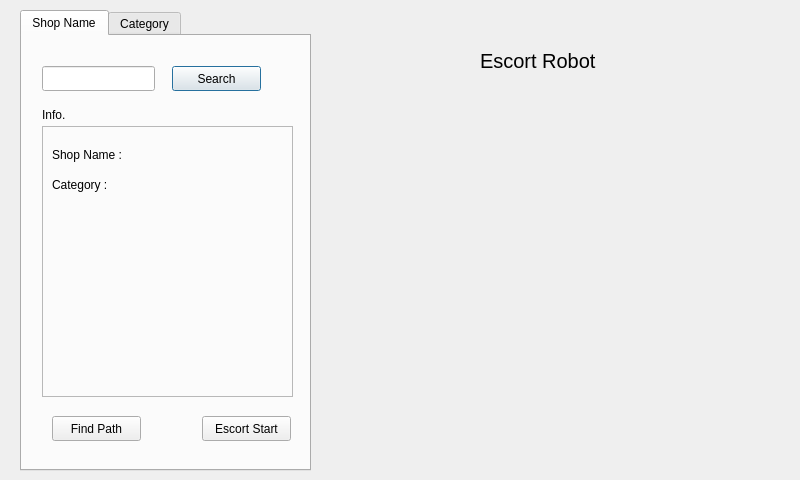
<?xml version="1.0" encoding="UTF-8"?>
<ui version="4.0">
 <class>GuiApplication</class>
 <widget class="QDialog" name="GuiApplication">
  <property name="geometry">
   <rect>
    <x>0</x>
    <y>0</y>
    <width>800</width>
    <height>480</height>
   </rect>
  </property>
  <property name="windowTitle">
   <string>Dialog</string>
  </property>
  <widget class="QTabWidget" name="tabWidget">
   <property name="geometry">
    <rect>
     <x>20</x>
     <y>10</y>
     <width>291</width>
     <height>461</height>
    </rect>
   </property>
   <property name="currentIndex">
    <number>0</number>
   </property>
   <widget class="QWidget" name="tab">
    <attribute name="title">
     <string>Shop Name</string>
    </attribute>
    <widget class="QLineEdit" name="NameEdit">
     <property name="geometry">
      <rect>
       <x>20</x>
       <y>30</y>
       <width>113</width>
       <height>25</height>
      </rect>
     </property>
     <property name="text">
      <string/>
     </property>
    </widget>
    <widget class="QPushButton" name="SearchButton">
     <property name="geometry">
      <rect>
       <x>150</x>
       <y>30</y>
       <width>89</width>
       <height>25</height>
      </rect>
     </property>
     <property name="text">
      <string>Search</string>
     </property>
    </widget>
    <widget class="QLabel" name="label_3">
     <property name="geometry">
      <rect>
       <x>20</x>
       <y>70</y>
       <width>67</width>
       <height>17</height>
      </rect>
     </property>
     <property name="text">
      <string>Info.</string>
     </property>
    </widget>
    <widget class="QFrame" name="frame_2">
     <property name="geometry">
      <rect>
       <x>20</x>
       <y>90</y>
       <width>251</width>
       <height>271</height>
      </rect>
     </property>
     <property name="frameShape">
      <enum>QFrame::StyledPanel</enum>
     </property>
     <property name="frameShadow">
      <enum>QFrame::Raised</enum>
     </property>
     <widget class="QLabel" name="label_4">
      <property name="geometry">
       <rect>
        <x>10</x>
        <y>20</y>
        <width>91</width>
        <height>17</height>
       </rect>
      </property>
      <property name="text">
       <string>Shop Name :</string>
      </property>
     </widget>
     <widget class="QLabel" name="label_5">
      <property name="geometry">
       <rect>
        <x>10</x>
        <y>50</y>
        <width>81</width>
        <height>17</height>
       </rect>
      </property>
      <property name="text">
       <string>Category :</string>
      </property>
     </widget>
     <widget class="QLabel" name="Imagelabel">
      <property name="geometry">
       <rect>
        <x>10</x>
        <y>80</y>
        <width>221</width>
        <height>171</height>
       </rect>
      </property>
      <property name="text">
       <string/>
      </property>
     </widget>
     <widget class="QLabel" name="shopnamelab">
      <property name="geometry">
       <rect>
        <x>120</x>
        <y>20</y>
        <width>111</width>
        <height>21</height>
       </rect>
      </property>
      <property name="text">
       <string/>
      </property>
      <property name="alignment">
       <set>Qt::AlignCenter</set>
      </property>
     </widget>
     <widget class="QLabel" name="Catelab">
      <property name="geometry">
       <rect>
        <x>120</x>
        <y>50</y>
        <width>111</width>
        <height>21</height>
       </rect>
      </property>
      <property name="text">
       <string/>
      </property>
      <property name="alignment">
       <set>Qt::AlignCenter</set>
      </property>
     </widget>
    </widget>
    <widget class="QPushButton" name="PathButton">
     <property name="geometry">
      <rect>
       <x>30</x>
       <y>380</y>
       <width>89</width>
       <height>25</height>
      </rect>
     </property>
     <property name="text">
      <string>Find Path</string>
     </property>
    </widget>
    <widget class="QPushButton" name="EscortButton">
     <property name="geometry">
      <rect>
       <x>180</x>
       <y>380</y>
       <width>89</width>
       <height>25</height>
      </rect>
     </property>
     <property name="text">
      <string>Escort Start</string>
     </property>
    </widget>
   </widget>
   <widget class="QWidget" name="tab_2">
    <attribute name="title">
     <string>Category</string>
    </attribute>
    <widget class="QComboBox" name="comboBox">
     <property name="geometry">
      <rect>
       <x>20</x>
       <y>30</y>
       <width>111</width>
       <height>31</height>
      </rect>
     </property>
     <item>
      <property name="text">
       <string>Restaurant</string>
      </property>
     </item>
     <item>
      <property name="text">
       <string>Caffe</string>
      </property>
     </item>
     <item>
      <property name="text">
       <string>Clothes</string>
      </property>
     </item>
     <item>
      <property name="text">
       <string>Accesories</string>
      </property>
     </item>
     <item>
      <property name="text">
       <string>toilet</string>
      </property>
     </item>
    </widget>
    <widget class="QPushButton" name="Catesearch">
     <property name="geometry">
      <rect>
       <x>150</x>
       <y>30</y>
       <width>89</width>
       <height>25</height>
      </rect>
     </property>
     <property name="text">
      <string>Search</string>
     </property>
    </widget>
    <widget class="QTableWidget" name="Shoptable">
     <property name="geometry">
      <rect>
       <x>20</x>
       <y>80</y>
       <width>261</width>
       <height>192</height>
      </rect>
     </property>
     <column>
      <property name="text">
       <string>ID</string>
      </property>
     </column>
     <column>
      <property name="text">
       <string>Name</string>
      </property>
     </column>
    </widget>
    <widget class="QPushButton" name="Showinfo">
     <property name="geometry">
      <rect>
       <x>180</x>
       <y>290</y>
       <width>89</width>
       <height>25</height>
      </rect>
     </property>
     <property name="text">
      <string>Show Info</string>
     </property>
    </widget>
   </widget>
  </widget>
  <widget class="QLabel" name="label">
   <property name="geometry">
    <rect>
     <x>480</x>
     <y>40</y>
     <width>131</width>
     <height>41</height>
    </rect>
   </property>
   <property name="font">
    <font>
     <pointsize>15</pointsize>
    </font>
   </property>
   <property name="text">
    <string>Escort Robot</string>
   </property>
  </widget>
  <widget class="QLabel" name="maplabel">
   <property name="geometry">
    <rect>
     <x>360</x>
     <y>120</y>
     <width>384</width>
     <height>288</height>
    </rect>
   </property>
   <property name="minimumSize">
    <size>
     <width>384</width>
     <height>288</height>
    </size>
   </property>
   <property name="alignment">
    <set>Qt::AlignCenter</set>
   </property>
  </widget>
  <widget class="QLabel" name="currentLoc_label">
   <property name="geometry">
    <rect>
     <x>690</x>
     <y>430</y>
     <width>31</width>
     <height>31</height>
    </rect>
   </property>
   <property name="text">
    <string/>
   </property>
   <property name="pixmap">
    <pixmap resource="../resources/images.qrc">:/Icon/Icon_currentLoc.png</pixmap>
   </property>
  </widget>
  <widget class="QLabel" name="reload_label">
   <property name="geometry">
    <rect>
     <x>740</x>
     <y>430</y>
     <width>31</width>
     <height>31</height>
    </rect>
   </property>
   <property name="text">
    <string/>
   </property>
   <property name="pixmap">
    <pixmap resource="../resources/images.qrc">:/Icon/Icon_reload.png</pixmap>
   </property>
  </widget>
 </widget>
 <resources>
  <include location="../resources/images.qrc"/>
 </resources>
 <connections/>
</ui>
